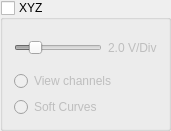
   <widget class="QGroupBox" name="XYZCheck">
    <property name="geometry">
     <rect>
      <x>660</x>
      <y>610</y>
      <width>171</width>
      <height>131</height>
     </rect>
    </property>
    <property name="title">
     <string>XYZ</string>
    </property>
    <property name="checkable">
     <bool>true</bool>
    </property>
    <property name="checked">
     <bool>false</bool>
    </property>
    <layout class="QVBoxLayout" name="verticalLayout_5">
     <item>
      <layout class="QHBoxLayout" name="horizontalLayout_16">
       <item>
        <widget class="QSlider" name="XYZ_VDivSlider">
         <property name="minimum">
          <number>1</number>
         </property>
         <property name="maximum">
          <number>100</number>
         </property>
         <property name="value">
          <number>20</number>
         </property>
         <property name="orientation">
          <enum>Qt::Horizontal</enum>
         </property>
        </widget>
       </item>
       <item>
        <widget class="QLabel" name="XYZ_VDivLabel">
         <property name="text">
          <string>2.0 V/Div</string>
         </property>
        </widget>
       </item>
      </layout>
     </item>
     <item>
      <layout class="QVBoxLayout" name="verticalLayout_4">
       <item>
        <widget class="QRadioButton" name="XYZ_ViewchannelsCheck">
         <property name="text">
          <string>View channels</string>
         </property>
        </widget>
       </item>
       <item>
        <widget class="QRadioButton" name="XYZ_SoftCurvesLabel">
         <property name="text">
          <string>Soft Curves</string>
         </property>
        </widget>
       </item>
      </layout>
     </item>
    </layout>
   </widget>
